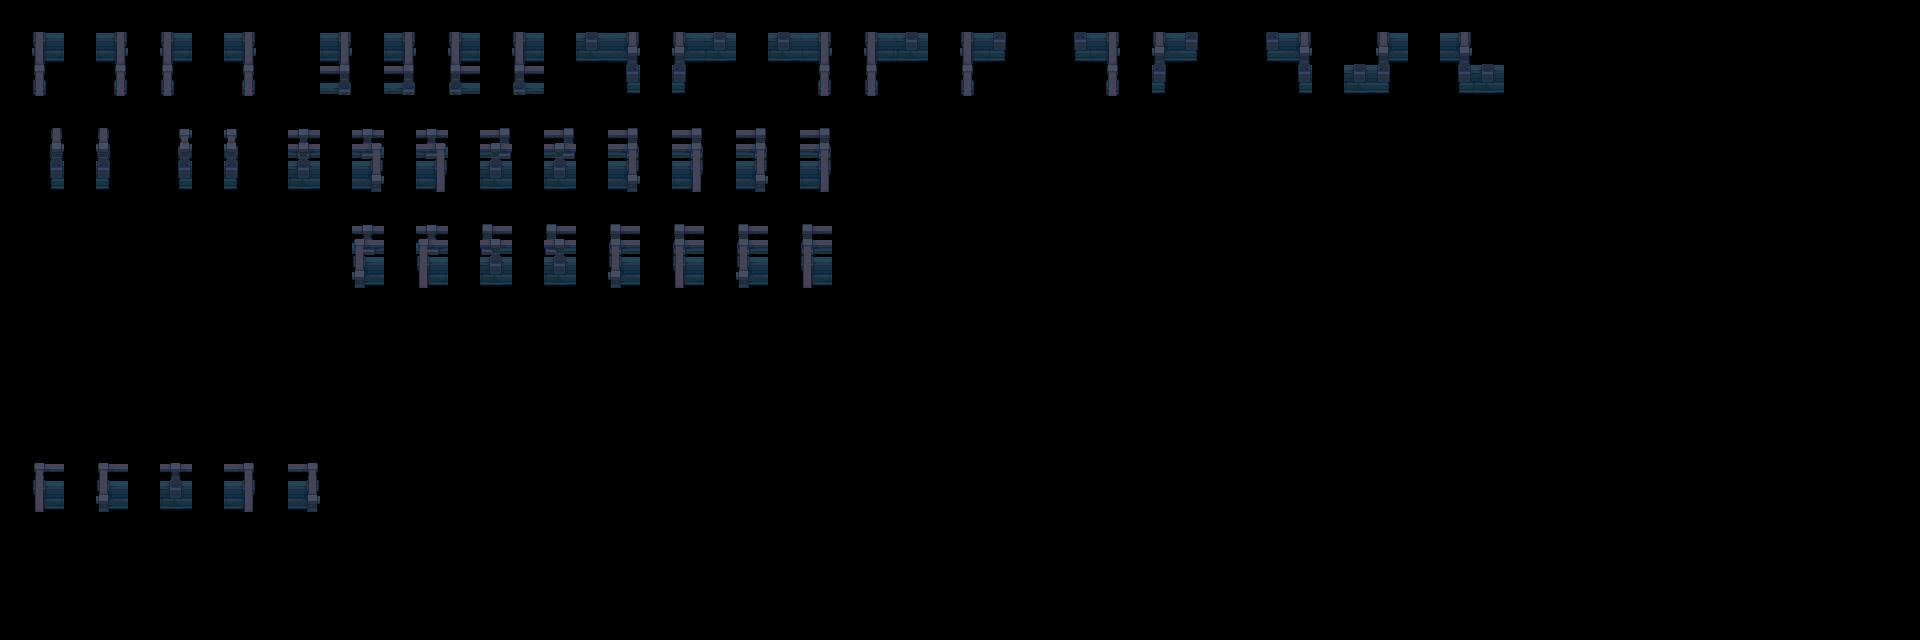

Rendered tile map (Tiled .tmx) drawn with the repository's tilesets; below, a short description and the map source with its tile grids summarised:
An orthogonal 60x20 tile map with 32x32 px tiles, 2 tile layers (input_above-wall-2, output_above-wall-2), 2 hidden layers not drawn.

<map version="1.5" tiledversion="1.7.2" orientation="orthogonal" renderorder="right-down" width="60" height="20" tilewidth="32" tileheight="32" infinite="0" nextlayerid="5" nextobjectid="1">
 <tileset firstgid="1" source="Tileset-Terrain.tsx" />
 <layer id="1" name="regions_input" width="60" height="20" visible="0">
  <data>[1200 cells, 98 non-empty, 1 distinct tile ids]</data>
 </layer>
 <layer id="2" name="input_above-wall-2" width="60" height="20">
  <properties>
   <property name="StrictEmpty" type="bool" value="true" />
  </properties>
  <data>[1200 cells, 93 non-empty, 16 distinct tile ids]</data>
 </layer>
 <layer id="3" name="regions_output" width="60" height="20" visible="0">
  <data>[1200 cells, 44 non-empty, 1 distinct tile ids]</data>
 </layer>
 <layer id="4" name="output_above-wall-2" width="60" height="20">
  <data>[1200 cells, 44 non-empty, 20 distinct tile ids]</data>
 </layer>
</map>